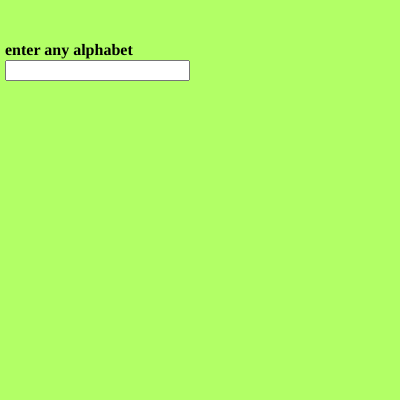
Frame 1 (no input)
Frame 60 (no input): identical to frame 1, image omitted
Frame 120 (the mouse pressed at the canvas centre since frame 60): identical to frame 1, image omitted

The p5.js sketch that drew this single still picture (run headless with seeded random() and noise() and a simulated clock; from frame 60 on, the mouse is pressed at the canvas centre):

// p5.js sketch
// ── sketch.js
var input,heading;


function setup() 
{
  createCanvas(400, 400);
  background(178,255,102);

  input = createInput()
  input.position(5,60)

  heading = createElement('h4','enter any alphabet')
  heading.position(5,20)
 
}

function draw() {

  const value = input.value()
  switch(value){
    case 'a':console.log("vowle")
             break;
    case 'e':console.log("vowle")
             break;
    case 'i':console.log("vowle")
             break;
    case 'o':console.log("vowle")
             break;
    case 'u':console.log("vowle")
             break;
    default:console.log("any other alphabet")
             break;
  }
  
}
